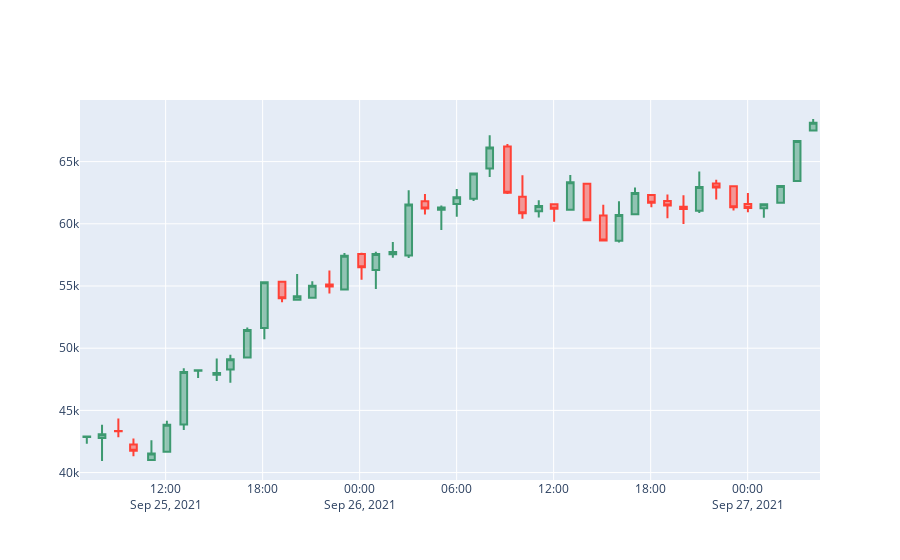

Notebook code for this chart:
### Code cell
fig = go.Figure(data=[go.Candlestick(x=data['Date'],
                open=candlestick_data['Price']['first'], 
                high=candlestick_data['Price']['max'],
                low=candlestick_data['Price']['min'], 
                close=candlestick_data['Price']['last'])
                ])

fig.update_layout(xaxis_rangeslider_visible=False)

fig.show()
